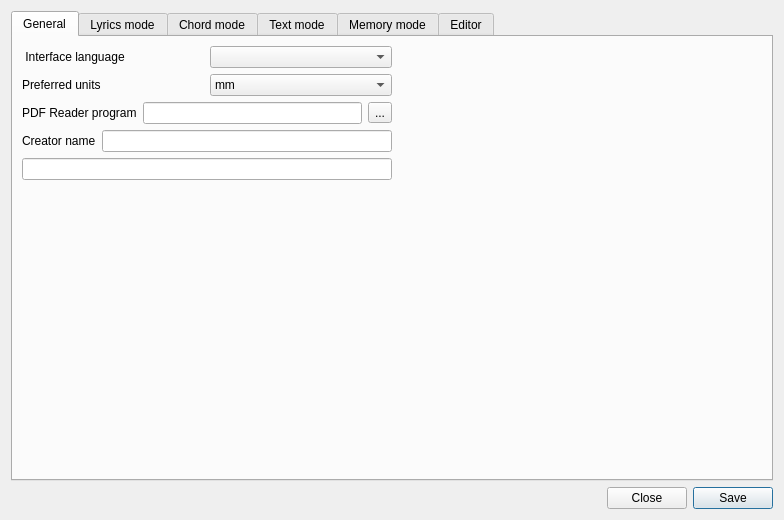
<?xml version="1.0" encoding="UTF-8"?>
<ui version="4.0">
 <class>DialogConfiguration</class>
 <widget class="QDialog" name="DialogConfiguration">
  <property name="geometry">
   <rect>
    <x>0</x>
    <y>0</y>
    <width>784</width>
    <height>520</height>
   </rect>
  </property>
  <property name="windowTitle">
   <string>Configuration</string>
  </property>
  <layout class="QHBoxLayout" name="horizontalLayout_2">
   <item>
    <layout class="QVBoxLayout" name="verticalLayout">
     <item>
      <widget class="QTabWidget" name="tabWidget">
       <property name="currentIndex">
        <number>0</number>
       </property>
       <widget class="QWidget" name="tab">
        <attribute name="title">
         <string>General</string>
        </attribute>
        <layout class="QVBoxLayout" name="verticalLayout_10">
         <item>
          <layout class="QHBoxLayout" name="horizontalLayout_5">
           <item>
            <layout class="QVBoxLayout" name="verticalLayout_8">
             <item>
              <layout class="QVBoxLayout" name="verticalLayout_2">
               <item>
                <layout class="QHBoxLayout" name="horizontalLayout_4">
                 <item>
                  <widget class="QLabel" name="labelInterfaceLanguage">
                   <property name="text">
                    <string> Interface language</string>
                   </property>
                  </widget>
                 </item>
                 <item>
                  <widget class="QComboBox" name="comboBoxInterfaceLanguage"/>
                 </item>
                </layout>
               </item>
               <item>
                <layout class="QHBoxLayout" name="horizontalLayout_7">
                 <item>
                  <widget class="QLabel" name="labelUnit">
                   <property name="text">
                    <string>Preferred units</string>
                   </property>
                  </widget>
                 </item>
                 <item>
                  <widget class="QComboBox" name="comboBoxUnit">
                   <item>
                    <property name="text">
                     <string>mm</string>
                    </property>
                   </item>
                   <item>
                    <property name="text">
                     <string>cm</string>
                    </property>
                   </item>
                   <item>
                    <property name="text">
                     <string>in</string>
                    </property>
                   </item>
                  </widget>
                 </item>
                </layout>
               </item>
               <item>
                <layout class="QHBoxLayout" name="horizontalLayout_8">
                 <item>
                  <widget class="QLabel" name="labelPDFReaderName">
                   <property name="text">
                    <string>PDF Reader program</string>
                   </property>
                  </widget>
                 </item>
                 <item>
                  <widget class="QLineEdit" name="lineEditPDFReaderName"/>
                 </item>
                 <item>
                  <widget class="QToolButton" name="toolButtonPDFReaderName">
                   <property name="text">
                    <string>...</string>
                   </property>
                  </widget>
                 </item>
                </layout>
               </item>
               <item>
                <layout class="QHBoxLayout" name="horizontalLayout_3">
                 <item>
                  <widget class="QLabel" name="labelCreatorName">
                   <property name="text">
                    <string>Creator name</string>
                   </property>
                  </widget>
                 </item>
                 <item>
                  <widget class="QLineEdit" name="lineEditCreatoName"/>
                 </item>
                </layout>
               </item>
              </layout>
             </item>
             <item>
              <widget class="QLineEdit" name="lineEditCreatoName_2"/>
             </item>
             <item>
              <spacer name="verticalSpacer">
               <property name="orientation">
                <enum>Qt::Vertical</enum>
               </property>
               <property name="sizeHint" stdset="0">
                <size>
                 <width>20</width>
                 <height>40</height>
                </size>
               </property>
              </spacer>
             </item>
            </layout>
           </item>
           <item>
            <spacer name="horizontalSpacer_2">
             <property name="orientation">
              <enum>Qt::Horizontal</enum>
             </property>
             <property name="sizeHint" stdset="0">
              <size>
               <width>40</width>
               <height>20</height>
              </size>
             </property>
            </spacer>
           </item>
          </layout>
         </item>
        </layout>
       </widget>
       <widget class="QWidget" name="tab_2">
        <attribute name="title">
         <string>Lyrics mode</string>
        </attribute>
        <layout class="QVBoxLayout" name="verticalLayout_3">
         <item>
          <widget class="LyricsConfig" name="lyricsConfig" native="true"/>
         </item>
        </layout>
       </widget>
       <widget class="QWidget" name="tab_3">
        <attribute name="title">
         <string>Chord mode</string>
        </attribute>
        <layout class="QVBoxLayout" name="verticalLayout_4">
         <item>
          <widget class="ChordConfig" name="chordConfig" native="true"/>
         </item>
        </layout>
       </widget>
       <widget class="QWidget" name="tab_4">
        <attribute name="title">
         <string>Text mode</string>
        </attribute>
        <layout class="QVBoxLayout" name="verticalLayout_5">
         <item>
          <widget class="TextConfig" name="textConfig" native="true"/>
         </item>
        </layout>
       </widget>
       <widget class="QWidget" name="tab_5">
        <attribute name="title">
         <string>Memory mode</string>
        </attribute>
        <layout class="QVBoxLayout" name="verticalLayout_6">
         <item>
          <widget class="MemoryConfig" name="memoryConfig" native="true"/>
         </item>
        </layout>
       </widget>
       <widget class="QWidget" name="tab_6">
        <attribute name="title">
         <string>Editor</string>
        </attribute>
        <layout class="QVBoxLayout" name="verticalLayout_7">
         <item>
          <widget class="QWidget" name="widget" native="true"/>
         </item>
        </layout>
       </widget>
      </widget>
     </item>
     <item>
      <layout class="QHBoxLayout" name="horizontalLayout">
       <item>
        <spacer name="horizontalSpacer">
         <property name="orientation">
          <enum>Qt::Horizontal</enum>
         </property>
         <property name="sizeHint" stdset="0">
          <size>
           <width>40</width>
           <height>20</height>
          </size>
         </property>
        </spacer>
       </item>
       <item>
        <widget class="QPushButton" name="pushButtonClose">
         <property name="text">
          <string>Close</string>
         </property>
        </widget>
       </item>
       <item>
        <widget class="QPushButton" name="pushButtonSave">
         <property name="text">
          <string>Save</string>
         </property>
         <property name="default">
          <bool>true</bool>
         </property>
        </widget>
       </item>
      </layout>
     </item>
    </layout>
   </item>
  </layout>
 </widget>
 <customwidgets>
  <customwidget>
   <class>LyricsConfig</class>
   <extends>QWidget</extends>
   <header>lyricsconfig.h</header>
   <container>1</container>
  </customwidget>
  <customwidget>
   <class>ChordConfig</class>
   <extends>QWidget</extends>
   <header>chordconfig.h</header>
   <container>1</container>
  </customwidget>
  <customwidget>
   <class>TextConfig</class>
   <extends>QWidget</extends>
   <header>textconfig.h</header>
   <container>1</container>
  </customwidget>
  <customwidget>
   <class>MemoryConfig</class>
   <extends>QWidget</extends>
   <header>memoryconfig.h</header>
   <container>1</container>
  </customwidget>
 </customwidgets>
 <resources/>
 <connections/>
</ui>
